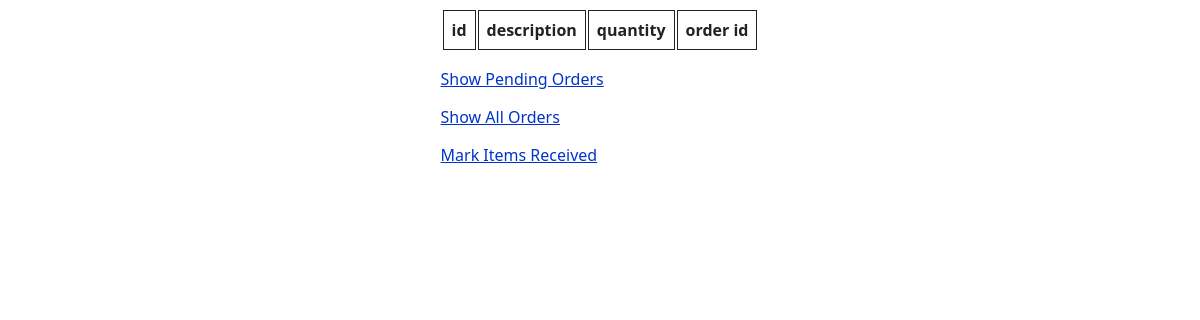
Page /orders/items/49 on the earlier database version.
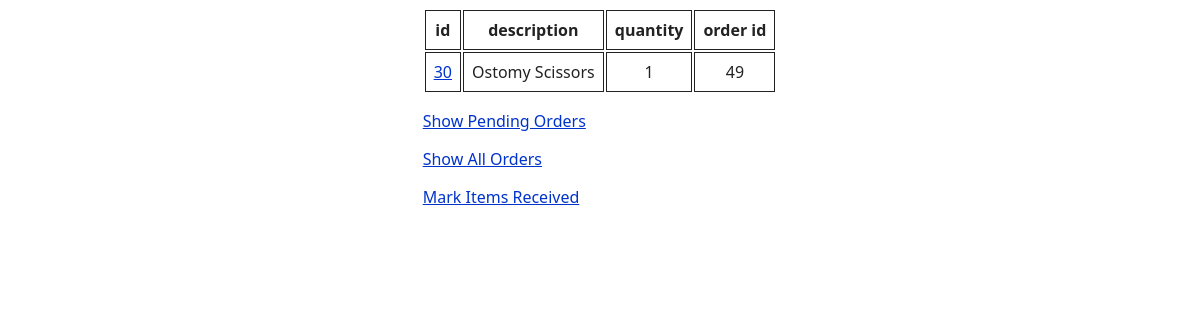
Same page on the later database version.
### app/models.py (models this page shows)
class Base(DeclarativeBase):
    """Base class for SQLAlchemy models."""

class Piece(Base):
    __tablename__ = "pieces"
    id: Mapped[int] = mapped_column(primary_key=True)
    desc: Mapped[str]
    qty: Mapped[int] = mapped_column(default=1)
    order_id: Mapped[Optional[int]] = mapped_column(ForeignKey("orders.id"))

### app/routes/order/router.py (the view)
@router.get("/items/{order_id}")
async def items(  # noqa: WPS110
    request: Request,
    order_id: int,
    db: Session = Depends(get_db),
) -> HTMLResponse:
    context = {
        "request": request,
        "pieces": get_items_dict(order_id, db),
        "title": "List of items",
        "rcvd_url": router.url_path_for("delivered", order_id=order_id),
        "pending_url": router.url_path_for("pending"),
        "orders_url": router.url_path_for("orders"),
    }
    return templates.TemplateResponse("items.html.j2", context)

### templates/items.html.j2 (shortened to what this page needs)
<!DOCTYPE html>
<html lang="en">
  <head>
    <link href="{{ url_for('static', path='/styles.css') }}" rel="stylesheet">
  </head>
  <body>
    <div class="container"><div class="child">
    <table>
      <tr>
        <th>
          id
        </th>
        <th>
          description
        </th>
        <th>
          quantity
        </th>
        <th>
          order id
        </th>
      </tr>
{% for piece in pieces %}
      <tr>
        <td>
          <a href='{{ piece.pil }}' title='{{ piece.id }}'>{{ piece.id }}</a>
        </td>
        <td>
          {{ piece.desc }}
        </td>
        <td>
          {{ piece.qty }}
        </td>
        <td>
          {{ piece.order_id }}
        </td>
      </tr>
{% endfor %}
    </table>
    <p>
      <a title="Show Pending Orders" href="{{ pending_url }}">Show Pending Orders</a>
    </p>
    <p>
      <a title="Show All Orders" href="{{ orders_url }}">Show All Orders</a>
    </p>
    <p>
      <a title="Mark Items Received" href="{{ rcvd_url }}">Mark Items Received</a>
    </p>
    </div></div>
  </body>
</html>

### static/styles.css (style rules this page uses)
body { color: #222; background: #fff; font: 100% system-ui; }
a { color: #0033cc; }
.container { display: flex; justify-content: center; }
th, td { border: 1px solid; text-align: center; padding: 0.5em; }

Differences in the rows shown:
added Piece: id "30", desc "Ostomy Scissors", qty "1", order_id "49"
